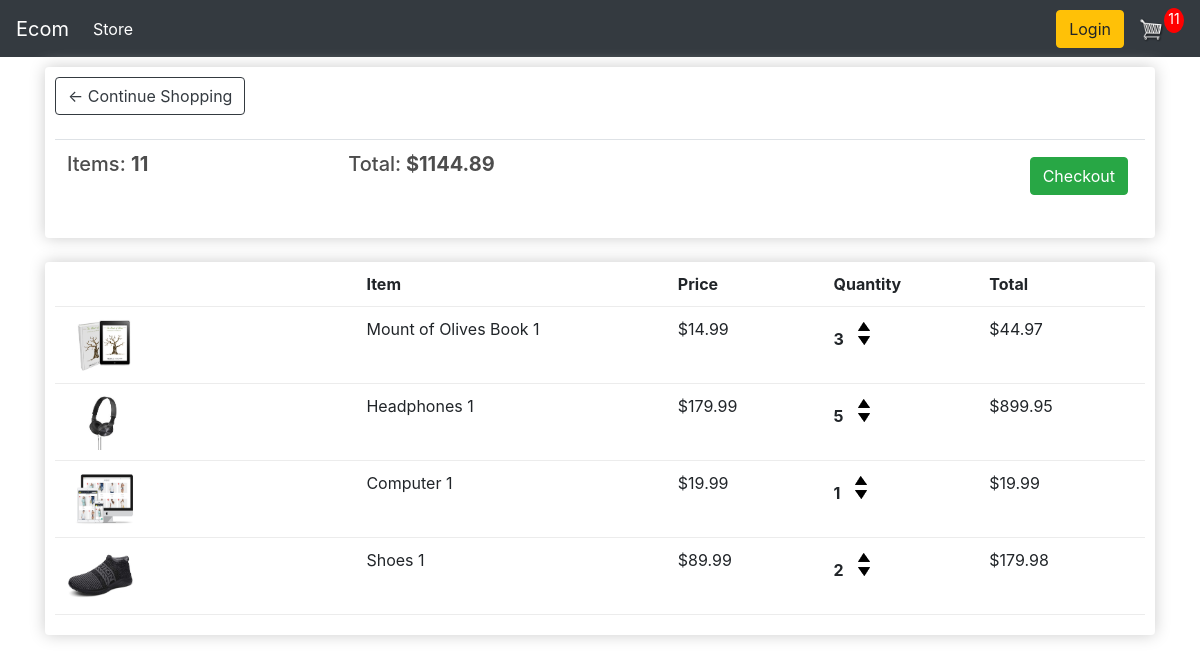
The page /cart/ (signed in) on the database as committed earlier.
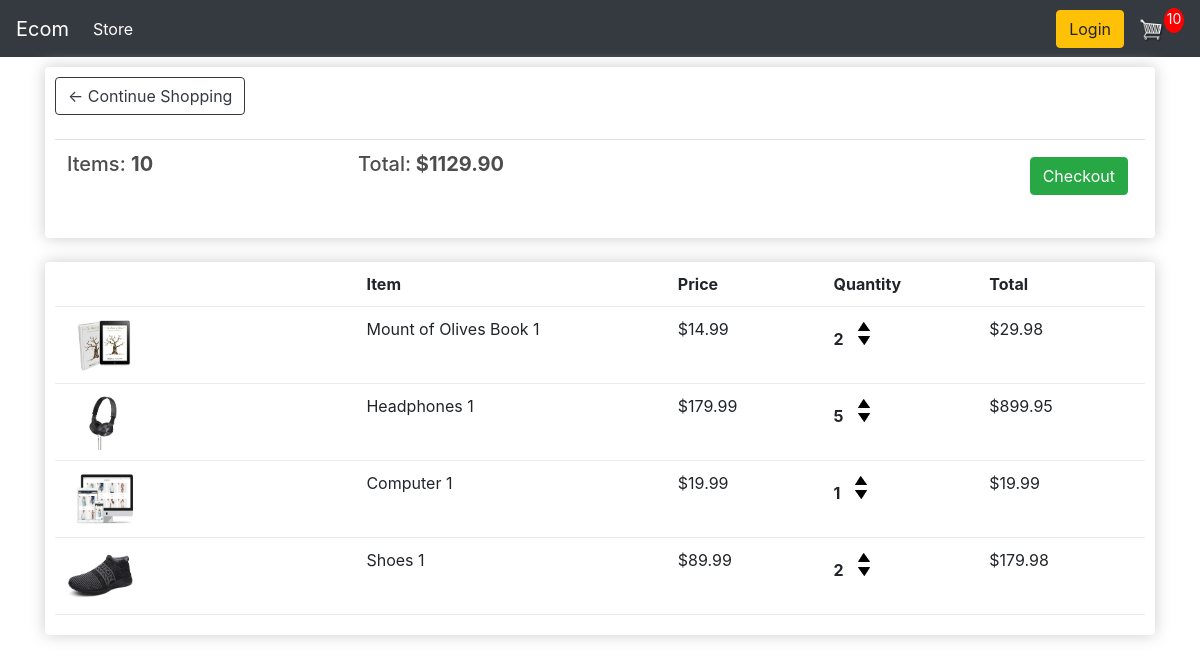
The same page on the database as committed later.
### store/models.py (models this page shows, shortened)
class Order(models.Model):
    customer = models.ForeignKey(Customer, on_delete=models.SET_NULL, null=True, blank=True)
    date_ordered = models.DateTimeField(auto_now_add=True)
    complete = models.BooleanField(default=False)
    transaction_id = models.CharField(max_length=100, null=True)
    @property
    def get_cart_total(self):
        orderitems = self.orderitem_set.all()
        total = sum([item.get_total for item in orderitems])
        return total
    @property
    def get_cart_items(self):
        orderitems = self.orderitem_set.all()
        total = sum([item.quantity for item in orderitems])
        return total

class OrderItem(models.Model):
    product = models.ForeignKey(Product, on_delete=models.SET_NULL, null=True)
    order = models.ForeignKey(Order, on_delete=models.SET_NULL, null=True)
    quantity = models.IntegerField(default=0, null=True, blank=True)
    date_added = models.DateTimeField(auto_now_add=True)
    @property
    def get_total(self):
        total = self.product.price * self.quantity
        return total

class Product(models.Model):
    name = models.CharField(max_length=200)
    price = models.FloatField()
    digital = models.BooleanField(default=False, null=True, blank=True)
    image = models.ImageField(null=True, blank=True)
    @property
    def imageURL(self):
        try:
            url = self.image.url
        except:
            url = ''
        return url

### store/views.py (the view)
# urls.py: path('cart/', views.cart, name="cart"),
def cart(request):
    if request.user.is_authenticated:
        customer = request.user.customer
        order, created = Order.objects.get_or_create(customer = customer, complete=False )
        items = order.orderitem_set.all()
        cartItems = order.get_cart_items
    else:
        items = []
        order = {'get_cart_total':0,'get_cart_items':0, 'shipping':False}
        cartItems = order.get_cart_items
    context = {'items':items, 'order':order, 'cartItems':cartItems}
    return render(request, "store/cart.html", context)

### store/templates/store/cart.html
{% extends 'store/main.html' %}
{% load static %}
{% block content %}
    <div class="row">
        <div class="col-lg-12">
            <div class="box-element">
                <a  class="btn btn-outline-dark" href="{% url 'store' %}">&#x2190; Continue Shopping</a>
                <br>
                <br>
                <table class="table">
                    <tr>
                        <th><h5>Items: <strong>{{ order.get_cart_items }}</strong></h5></th>
                        <th><h5>Total:<strong> ${{ order.get_cart_total|floatformat:2 }}</strong></h5></th>
                        <th>
                            <a  style="float:right; margin:5px;" class="btn btn-success" href="{% url 'checkout' %}">Checkout</a>
                        </th>
                    </tr>
                </table>
            </div>
            <br>
            <div class="box-element">
                <div class="cart-row">
                    <div style="flex:2"></div>
                    <div style="flex:2"><strong>Item</strong></div>
                    <div style="flex:1"><strong>Price</strong></div>
                    <div style="flex:1"><strong>Quantity</strong></div>
                    <div style="flex:1"><strong>Total</strong></div>
                </div>
                {% for item in items %}
                <div class="cart-row">
                    <div style="flex:2"><img class="row-image" src="{{ item.product.imageURL }}"></div>
                    <div style="flex:2"><p>{{ item.product.name }} 1</p></div>
                    <div style="flex:1"><p>${{ item.product.price|floatformat:2 }}</p></div>
                    <div style="flex:1">
                        <p class="quantity">{{ item.quantity }}</p>
                        <div class="quantity">
                            <img data-product={{item.product.id}} data-action="add" class="chg-quantity update-cart" src="{% static  'images/arrow-up.png' %}">
                            <img data-product={{item.product.id}} data-action="remove" class="chg-quantity update-cart" src="{% static  'images/arrow-down.png' %}">
                        </div>
                    </div>
                    <div style="flex:1"><p>${{ item.get_total }}</p></div>
                </div>
                {% endfor %}
            </div>
        </div>
    </div>
{% endblock content %}

Rows that differ between the two databases and show on the page:
changed through a linked row, Order: get_cart_items "11" → "10"; get_cart_total "1144.89" → "1129.90"
changed OrderItem "Mount of Olives Book": quantity "3" → "2"; get_total "44.97" → "29.98"
Other text that changed with them:
{{ cartItems }}: "11" → "10"
